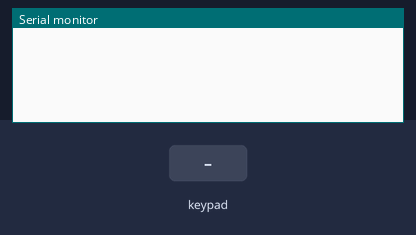
Simulated run of this sketch. Board: Arduino Uno, built with avr-gcc and run on an emulated ATmega328P. Shown: the last lines printed to the serial monitor. The test bench sets the inputs (shaded band).

Above: at 1.2 s.
1.3 s: key 'A' pressed
At 1.7 s:
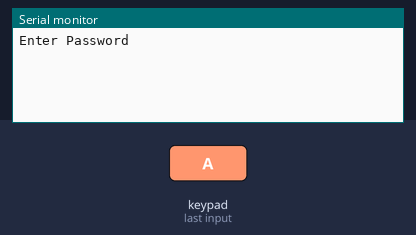
2.8 s: keypad keys 5 8 9 D pressed 0.4 s apart
At 4.5 s:
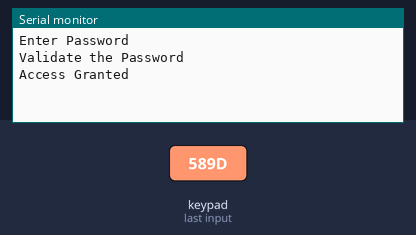
5.9 s: key 'D' pressed
At 7.1 s:
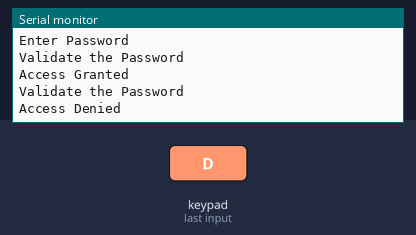

Measured:
- after the input at 1.3 s, the serial monitor: prints a new line at once (image 1)
- after the input at 2.8 s, the serial monitor: prints a new line after 1.2 s (image 2)
- after the input at 5.9 s, the serial monitor: prints a new line at once (image 3)

The sketch:

Keypad.ino
```cpp
#include <Keypad.h>

const byte ROWS = 4; //four rows
const byte COLS = 4; //four columns
char keys[ROWS][COLS] = {
  {'1','2','3','A'},
  {'4','5','6','B'},
  {'7','8','9','C'},
  {'S','0','H','D'}
};
byte rowPins[ROWS] = {11, 10, 9, 8}; //connect to the row pinouts of the keypad
byte colPins[COLS] = {7, 6, 5, 4}; //connect to the column pinouts of the keypad

Keypad keypad = Keypad( makeKeymap(keys), rowPins, colPins, ROWS, COLS );

String v_passcode="";

void setup(){
  Serial.begin(9600);
}

void loop(){
  char key = keypad.getKey();

  if (key != NO_KEY){
    //Serial.println(key);

    v_passcode = v_passcode + key;

    if(key=='A')
    {
        Serial.println("Enter Password");
        v_passcode="";
    }

    if(key=='D')
    {
        Serial.println("Validate the Password");
          //Serial.println(v_passcode);

          if (v_passcode=="589D")
        {
          Serial.println("Access Granted");
        }
          else
        {
            Serial.println("Access Denied");
        }
    }
  }
}
```
